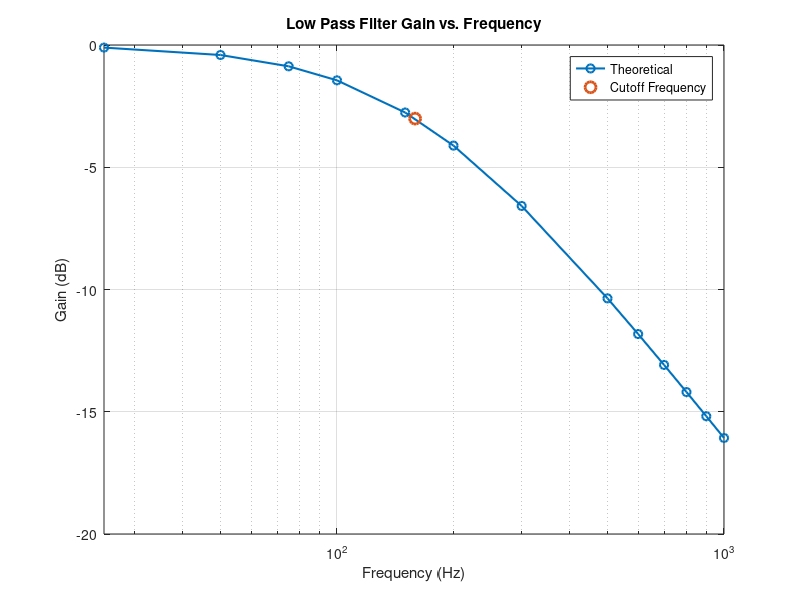
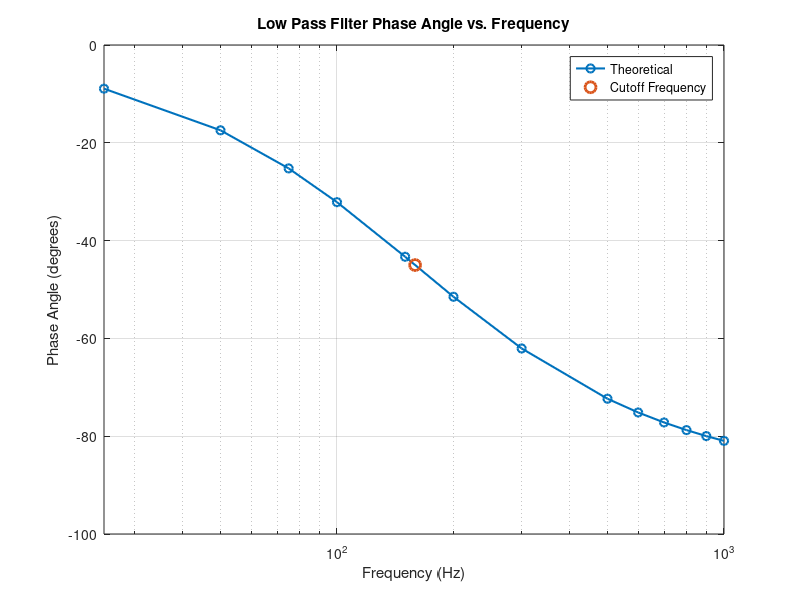
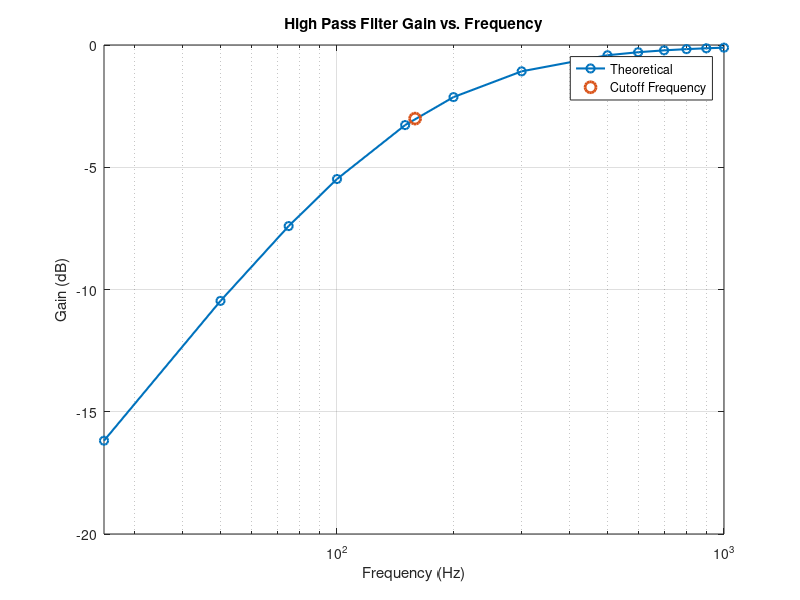
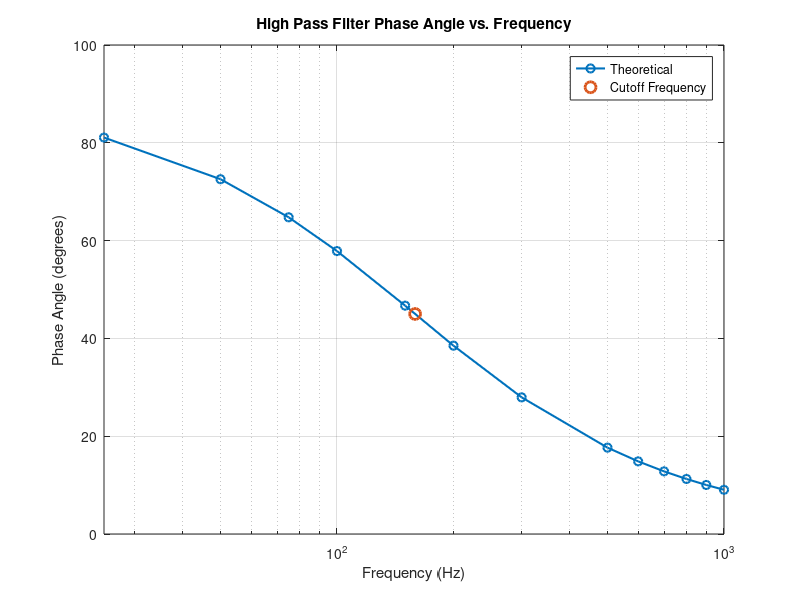

The MATLAB source for these figures, in order:
%% Filter Frequency Response Plots
clear;
clc;
close all;

%% Frequency values (Hz)
f = [25 50 75 100 150 200 300 500 600 700 800 900 1000];

%% Cutoff frequency
fc = 159.1594;

%% Low Pass Filter (LPF) theoretical results
LPF_gain = [-0.1059 -0.4088 -0.8709 -1.4451 -2.7606 -4.1147 ...
            -6.5830 -10.3621 -11.8219 -13.0845 -14.1940 ...
            -15.1822 -16.0722];

LPF_phase = [-8.9271 -17.4406 -25.2316 -32.1419 -43.3038 ...
             -51.4881 -62.0533 -72.3432 -75.1439 -77.1908 ...
             -78.7483 -79.9716 -80.9570];

%% High Pass Filter (HPF) theoretical results
HPF_gain = [-16.1835 -10.4658 -7.4061 -5.4815 -3.2752 -2.1305 ...
            -1.0770 -0.4191 -0.2953 -0.2189 -0.1686 ...
            -0.1337 -0.1086];

HPF_phase = [81.0730 72.5594 64.7684 57.8581 46.6962 ...
             38.5119 27.9467 17.6568 14.8561 12.8092 ...
             11.2517 10.0284 9.0431];

%% Cutoff point values
fc_gain = -3.0103;
LPF_fc_phase = -45;
HPF_fc_phase = 45;


%% Figure 1: LPF Gain vs Frequency
figure;
semilogx(f, LPF_gain, 'o-', 'LineWidth', 1.5);
hold on;
semilogx(fc, fc_gain, 'o', 'MarkerSize', 8, 'LineWidth', 2);
grid on;
xlabel('Frequency (Hz)');
ylabel('Gain (dB)');
title('Low Pass Filter Gain vs. Frequency');
xlim([25 1000]);
legend('Theoretical', 'Cutoff Frequency', 'Location', 'best');

saveas(gcf, 'LPF_Gain.jpg');


%% Figure 2: LPF Phase Angle vs Frequency
figure;
semilogx(f, LPF_phase, 'o-', 'LineWidth', 1.5);
hold on;
semilogx(fc, LPF_fc_phase, 'o', 'MarkerSize', 8, 'LineWidth', 2);
grid on;
xlabel('Frequency (Hz)');
ylabel('Phase Angle (degrees)');
title('Low Pass Filter Phase Angle vs. Frequency');
xlim([25 1000]);
legend('Theoretical', 'Cutoff Frequency', 'Location', 'best');

saveas(gcf, 'LPF_Phase.jpg');


%% Figure 3: HPF Gain vs Frequency
figure;
semilogx(f, HPF_gain, 'o-', 'LineWidth', 1.5);
hold on;
semilogx(fc, fc_gain, 'o', 'MarkerSize', 8, 'LineWidth', 2);
grid on;
xlabel('Frequency (Hz)');
ylabel('Gain (dB)');
title('High Pass Filter Gain vs. Frequency');
xlim([25 1000]);
legend('Theoretical', 'Cutoff Frequency', 'Location', 'best');

saveas(gcf, 'HPF_Gain.jpg');


%% Figure 4: HPF Phase Angle vs Frequency
figure;
semilogx(f, HPF_phase, 'o-', 'LineWidth', 1.5);
hold on;
semilogx(fc, HPF_fc_phase, 'o', 'MarkerSize', 8, 'LineWidth', 2);
grid on;
xlabel('Frequency (Hz)');
ylabel('Phase Angle (degrees)');
title('High Pass Filter Phase Angle vs. Frequency');
xlim([25 1000]);
legend('Theoretical', 'Cutoff Frequency', 'Location', 'best');

saveas(gcf, 'HPF_Phase.jpg');
